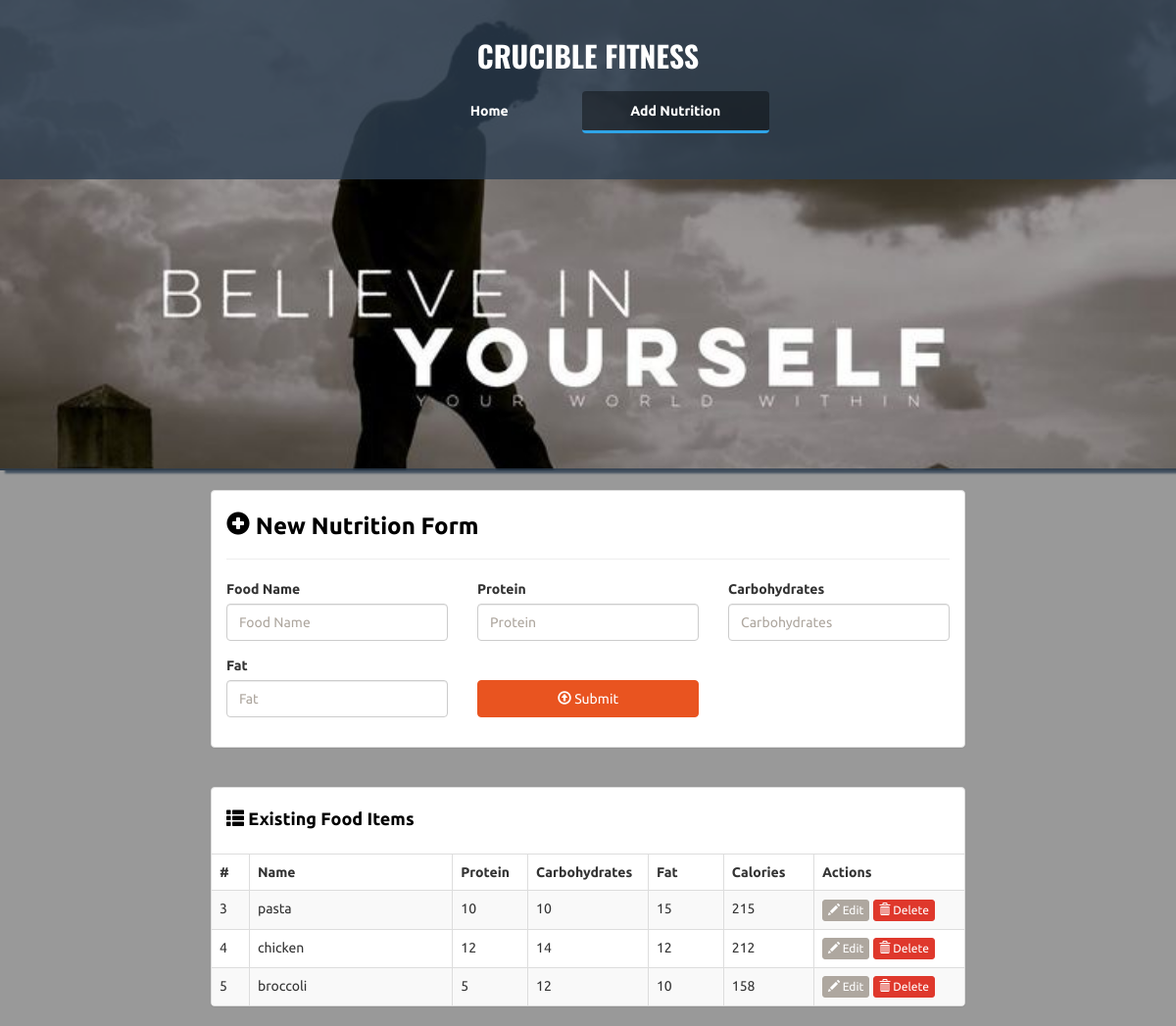
The app's page /add (signed in) with its own data.
### cruciblefit/models.py (models this page shows)
class Food(db.Model):
    id = db.Column(db.Integer, primary_key=True)
    name = db.Column(db.String(50), unique=True, nullable=False)
    protein = db.Column(db.Integer, nullable=False)
    carbs = db.Column(db.Integer, nullable=False)
    fats = db.Column(db.Integer, nullable=False)
    user_id = db.Column(db.Integer, db.ForeignKey('user.id')) #added
    @property
    def calories(self):
        protein_calc = self.protein * 4
        carbs_calc = self.carbs * 4
        fats_calc = self.fats * 9
        total_calories = protein_calc + carbs_calc + fats_calc
        return total_calories

### cruciblefit/start/routes.py (the view)
@start.route("/add")
@login_required
def add():
    foods = Food.query.all()
    return render_template("add.html", user=current_user, foods=foods, food=None)

### cruciblefit/__init__.py (called while the page is built)
def create_app():
    app = Flask(__name__)
    app.config['SECRET_KEY'] = 'supersecretkey'
    app.config['SQLALCHEMY_DATABASE_URI'] = 'sqlite:///crucible_data.db'
    db.init_app(app)
    app.register_blueprint(start)
    app.register_blueprint(auth)
    from . import models    #do not delete or move this, it is needed for the database to load properly
    with app.app_context():
        db.create_all()
    login_manager = LoginManager()
    login_manager.login_view = 'auth.login'
    login_manager.init_app(app)
    @login_manager.user_loader
    def load_user(id):
        return models.User.query.get(int(id))
    return app

### cruciblefit/templates/add.html (shortened to what this page needs)
<!DOCTYPE html>
<html lang="en">
<head>
    <link rel="stylesheet" href="{{ url_for('static', filename = 'bs/css/united.min.css') }}"/>
    <link rel="stylesheet" href="{{ url_for('static', filename = 'styles.css') }}"/>
</head>
<body>
<div class="container-fluid" id="wrapper">
    <div class="row" id="homeJumbo">
        <div class="overlay"></div>
        <div class="col-lg-12">
            <h1>
                <a href="{{ url_for('start.index') }}">CRUCIBLE FITNESS</a>
            </h1>
            <div class="row t20">
                <div class="col-lg-4 col-lg-offset-4">
                    <ul class="nav nav-pills nav-justified">
                        <li role="presentation">
                            <a href="{{ url_for('start.index') }}" title="Home">Home</a>
                        </li>
                        <li role="presentation" class="active">
                            <a href="{{ url_for('start.add') }}" title="Add Food Item">Add Nutrition</a>
                        </li>
                    </ul>
                </div>
            </div>
        </div>
    </div>
    <div class="row t20">
        <div class="col-lg-8 col-lg-offset-2">
            <div class="panel panel-default">
                <div class="panel-body">
                    <h3 class="lean-h text-black">
                        <i class="glyphicon glyphicon-plus-sign"></i> New Nutrition Form
                    </h3>
                    <hr/>
                    <form action="{{ url_for('start.add') }}" method="POST" role="form">
                        <div class="row">
                            <div class="col-lg-4">
                                <div class="form-group">
                                    <label for="food-name">Food Name</label>
                                    <input type="text" class="form-control" id="food-name" name="food-name"
                                           placeholder="Food Name" value = "{{ food.name }}" autofocus>
                                </div>
                            </div>
                            <div class="col-lg-4">
                                <div class="form-group">
                                    <label for="protein">Protein</label>
                                    <input type="number" class="form-control" id="protein" name="protein"
                                           placeholder="Protein" value = "{{ food.protein }}">
                                </div>
                            </div>
                            <div class="col-lg-4">
                                <div class="form-group">
                                    <label for="carbohydrates">Carbohydrates</label>
                                    <input type="number" class="form-control" id="carbohydrates" name="carbohydrates"
                                           placeholder="Carbohydrates" value = "{{ food.carbs }}">
                                </div>
                            </div>
                        </div>
                        <div class="row">
                            <div class="col-lg-4">
                                <div class="form-group">
                                    <label for="fat">Fat</label>
                                    <input type="number" class="form-control" id="fat" name="fat" placeholder="Fat" value = "{{ food.carbs }}">
                                </div>
                            </div>
                            <div class="col-lg-4">
                                <div class="form-group">
                                    <button type="submit" class="btn btn-primary btn-block">
                                        <i class="glyphicon glyphicon-upload"></i> Submit
                                    </button>
                                </div>
                            </div>
                        </div>
                    </form>
                </div>
            </div>
        </div>
    </div>
    <div class="row t20">
        <div class="col-lg-8 col-lg-offset-2">
            <div class="panel panel-default">
                <div class="panel-body">
                    <h4 class="lean-h text-black">
                        <i class="glyphicon glyphicon-th-list"></i> Existing Food Items
                    </h4>
                </div>
                <div class="table-responsive">
                    <table class="table table-striped table-hover table-bordered">
                        <thead>
                        <tr>
                            <th style="width: 5%;">#</th>
                            <th>Name</th>
                            <th style="width: 10%;">Protein</th>
                            <th style="width: 16%;">Carbohydrates</th>
                            <th style="width: 10%;">Fat</th>
                            <th style="width: 12%;">Calories</th>
                            <th style="width: 20%;">Actions</th>
                        </tr>
                        </thead>
                        <tbody>
                        {% for food in foods %}
                        <tr>
                            <td>{{ food.id }}</td>
                            <td>{{ food.name }}</td>
                            <td>{{ food.protein }}</td>
                            <td>{{ food.carbs }}</td>
                            <td>{{ food.fats }}
                            <td>{{ food.calories }}</td>
                            <td>
                                <a href="{{ url_for('start.edit_food', food_id=food.id) }}" class="btn btn-default btn-xs">
                                    <i class="glyphicon glyphicon-pencil"></i> Edit
                                </a>
                                <a href="{{ url_for('start.delete_food', food_id=food.id) }}" class="btn btn-danger btn-xs">
                                    <i class="glyphicon glyphicon-trash"></i> Delete
                                </a>
                            </td>
                        </tr>
                        {% endfor %}
                        </tbody>
                    </table>
                </div>
            </div>
        </div>
    </div>
</div>
</body>
</html>

### cruciblefit/static/styles.css (style rules this page uses)
body { background: rgba(0, 0, 0, .4); font-family: 'Ubuntu', sans-serif; }
#homeJumbo { position: relative; min-height: 480px; background: rgba(44, 62, 80, .8); background-image: url('./img/Believe.jpg'); background-size: cover; background-repeat: no-repeat; border-bottom: 2px solid rgba(44, 62, 80, .8); box-shadow: 7px 1px 2px 2px rgba(44, 62, 80, .8); }
#homeJumbo > div.overlay { position: absolute; height: 183px; width: 100%; background: rgba(44, 62, 80, .8); }
#homeJumbo h1 { font-size: 30px; color: white; font-family: 'Oswald'; text-align: center; padding-top: 20px; font-weight: bolder; }
#homeJumbo h1 > a { color: white; text-decoration: none; }
.t20 { margin-top: 20px; }
.nav-pills>li.active>a, .nav-pills>li.active>a:hover, .nav-pills>li.active>a:focus { color: white; border-bottom: 3px solid #2fa4e7; font-weight: bolder; background: rgba(0, 0, 0, .4); }
.nav-justified>li>a { color: white; font-weight: bolder; }
.nav-pills>li+li { padding-left: 10px; }
.lean-h { margin-top: 5px; margin-bottom: 10px; font-weight: bolder; }
.text-black { color: black !important; }

### records on screen
Food: id "3", name "pasta", protein "10", carbs "10", fats "15", calories "215"
Food: id "4", name "chicken", protein "12", carbs "14", fats "12", calories "212"
Food: id "5", name "broccoli", protein "5", carbs "12", fats "10", calories "158"
